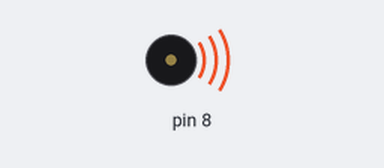
Simulated run of this sketch. Board: Arduino Uno, built with avr-gcc and run on an emulated ATmega328P. On the bench: buzzer (waves = sounding).

Above: at 0.5 s.
Timing chart, 0 to 3.5 s (numbered marks = the images above):
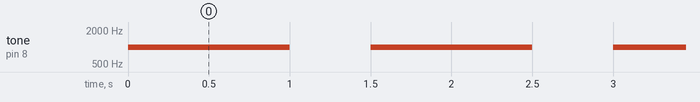

The sketch:

Sound_Code.ino
```cpp
void setup() {
  // put your setup code here, to run once:

}

void loop() {
  // put your main code here, to run repeatedly:
  tone(8,1000,1000);
  delay(1500);
}
```

Measured:
- by itself, tone on pin 8: alternates 1000 Hz for 1.0 s and silent for 0.50 s
